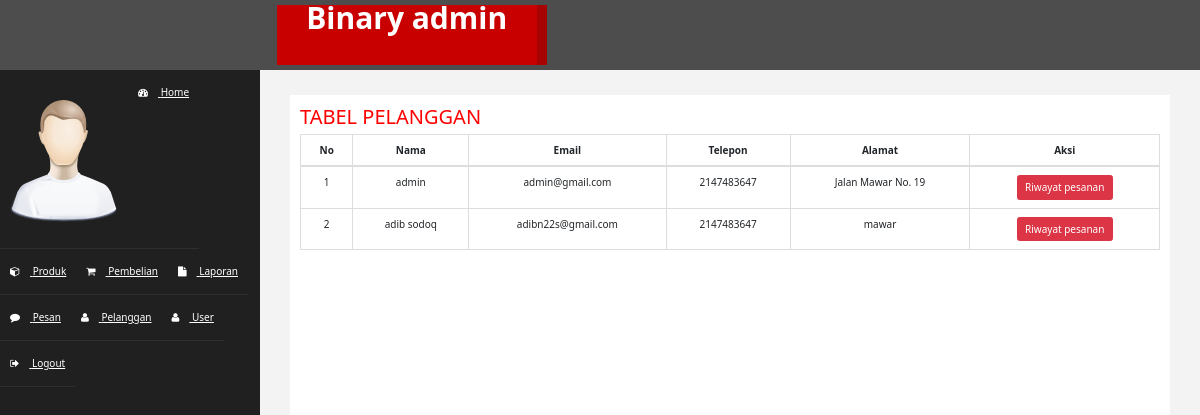
Screenshot of /Admin/index.php?halaman=pelanggan with the database file from the repository.
### tables this page shows
CREATE TABLE `user2` (
  `id_user` int(11) NOT NULL,
  `nama` varchar(30) NOT NULL,
  `email` varchar(50) NOT NULL,
  `password` varchar(250) NOT NULL,
  `No_telp` int(13) NOT NULL,
  `Alamat` varchar(100) NOT NULL,
  `roleId` int(5) NOT NULL
);

### Admin/pelanggan.php (the view, shortened to what this page needs)
<!doctype html>
<html lang="en">
  <head>
    <link href="https://cdn.jsdelivr.net/npm/bootstrap@5.1.3/dist/css/bootstrap.min.css" rel="stylesheet">
    <h2>TABEL PELANGGAN</h2>
    <table class="table table-bordered text-center">
        <thead>
            <tr>
                <th>No</th>
                <th>Nama</th>
                <th>Email</th>
                <th>Telepon</th>
                <th>Alamat</th>
                <th>Aksi</th>
            </tr>
        </thead>
        <tbody>
            <?php $nomor=1; ?>
            <?php $sql=mysqli_query($conn,"SELECT * FROM user2");?>
            <?php while($data=mysqli_fetch_assoc($sql)) {?>
            <tr>
                <td><?php echo $nomor; ?></td>
                <td><?php echo $data['nama']; ?></td>
                <td><?php echo $data['email']; ?></td>
                <td><?php echo $data['No_telp']; ?></td>
                <td><?php echo $data['Alamat']; ?></td>
                <td>
                    <a href="index.php?halaman=riwayat&id=<?php echo $data['id_user'];?>" class="btn btn-danger">Riwayat pesanan</a>
                </td>
            </tr>
            <?php $nomor++; ?>
            <?php } ?>
        </tbody>
    </table>
  </body>
</html>

### Admin/assets/css/custom.css (style rules this page uses)
body { font-family: 'Open Sans', sans-serif; }
.text-center { text-align:center; }
h2 { color: #f00; }

### rows the page displays
user2: nama "admin", email "admin@gmail.com", No_telp "2147483647", Alamat "Jalan Mawar No. 19"
user2: nama "adib sodoq", email "adibn22s@gmail.com", No_telp "2147483647", Alamat "mawar"
